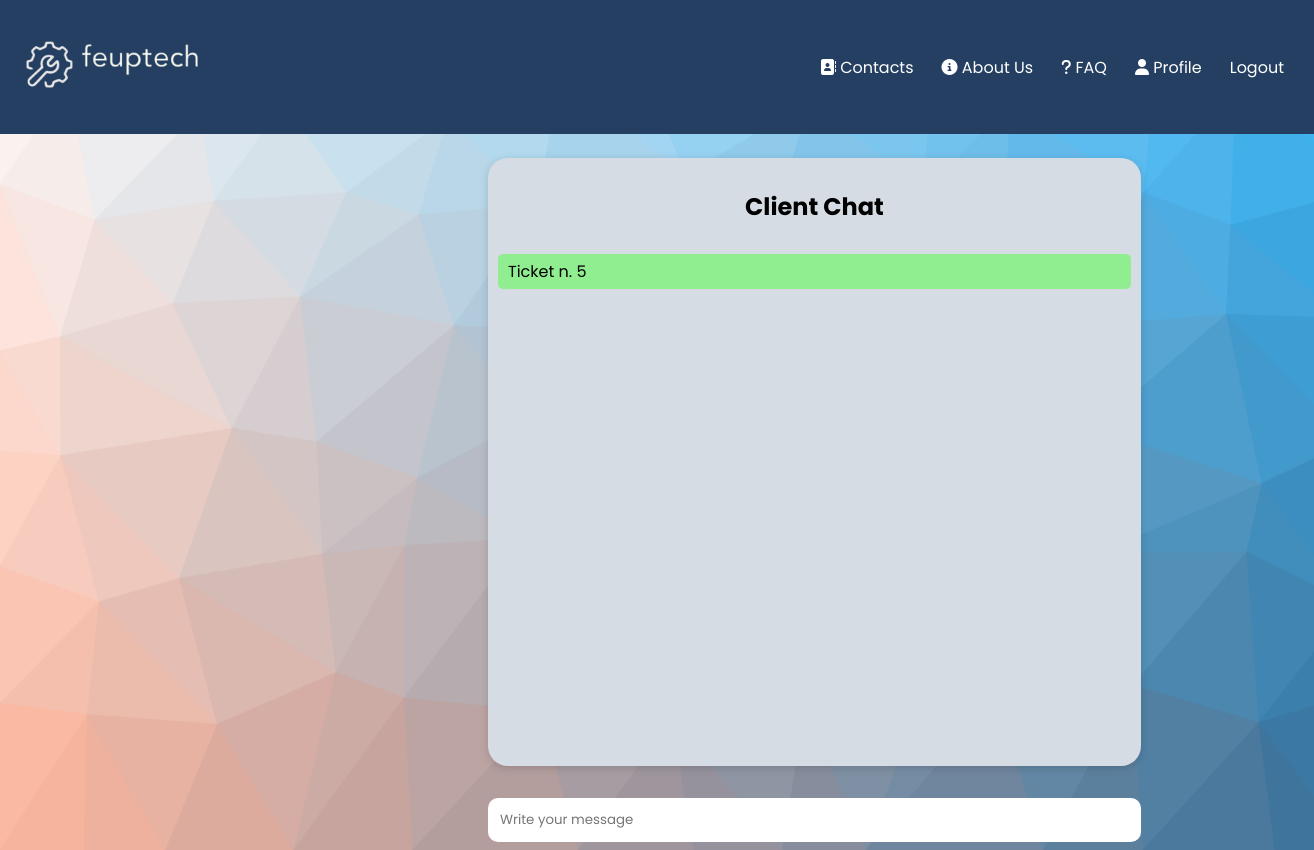
The app's page /pages/inquiries.php?ticket=5 (signed in), older data.
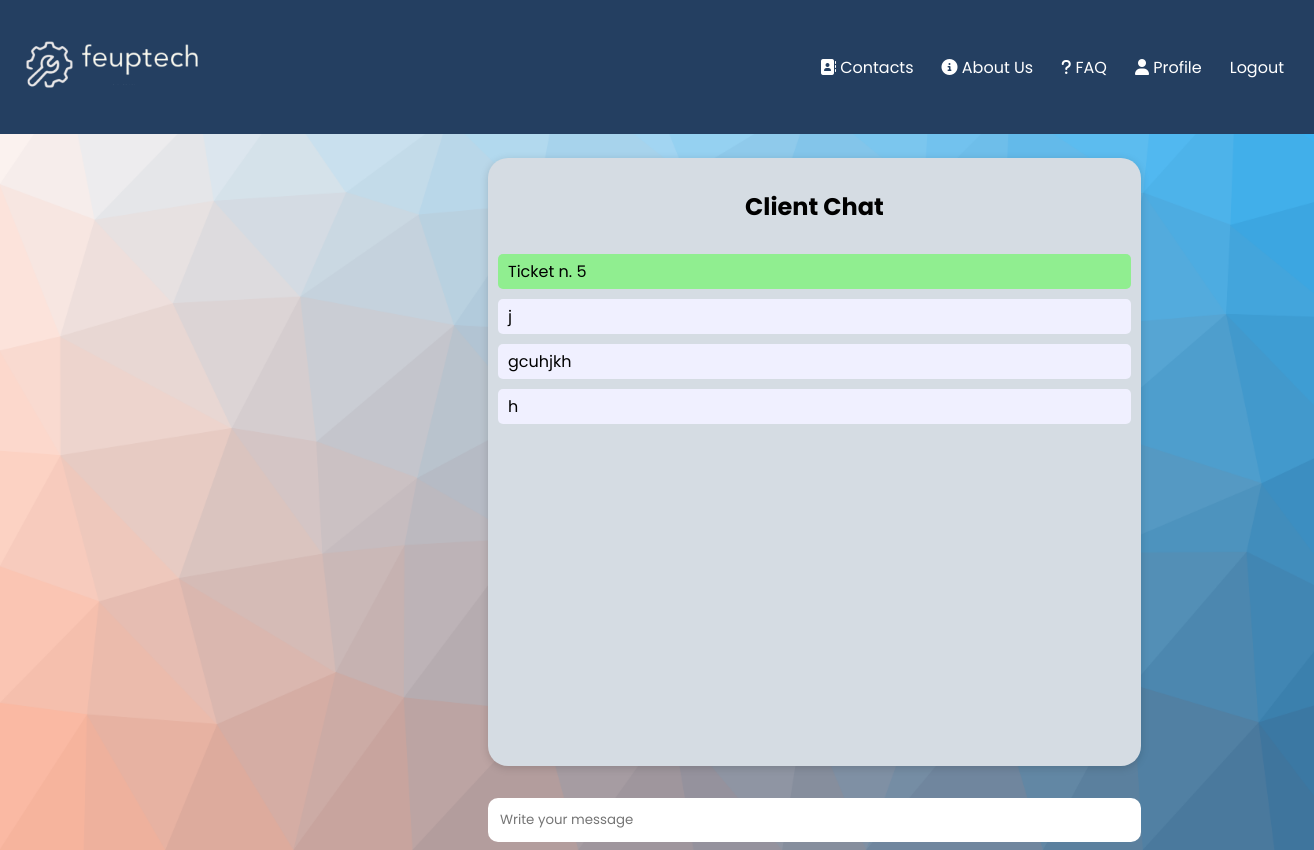
The same page, newer data.
### tables this page shows
CREATE TABLE inquiries(
    idInquirie integer primary key AUTOINCREMENT,
    content text NOT NULL,
    date date,
    idUser integer references users(idUser),
    idTicket integer references Ticket(idTicket)
);

### pages/inquiries.php (called while the page is built, shortened)
<?php
    require_once(__DIR__ . '/../database/connection.db.php');
    require_once(__DIR__ . '/../database/ticket.class.php');
    require_once(__DIR__ . '/../database/user.class.php');
    require_once(__DIR__ . '/../utils/session.php');
    require_once(__DIR__ . '/../database/inquirie.class.php');
    require_once(__DIR__ . '/../templates/tickets.tpl.php');
    require_once(__DIR__ . '/../templates/inquiries.tpl.php');
    $session = new Session();
    $db = getDatabaseConnection();
    $user = User::getUserWithId($db, $session->getID());
    $ticket = $user->getTicketWithID($db, intval($_GET['ticket']));
    $inquiries = $ticket->getInquiries($db);
    $changes = $ticket->getChanges($db);
    usort($changes, 'compareTickets');
    drawInquiries($inquiries, $ticket, $user, $changes);
?>

### database/ticket.class.php (called while the page is built, shortened)
<?php
     class Ticket{
        public int $idTicket;
        public function __construct(int $idTicket, string $title, string $status,
          string $description, string $department, string $priority, string $hashtag, string $date, string $idClient, int $idAgent){
            $this->idTicket = $idTicket;
        }
        public function getInquiries($db){
            $stmt = $db->prepare("Select * from inquiries where idTicket = ?");
            $stmt->execute([$this->idTicket]);
            $inquiriesRows = $stmt->fetchAll(PDO::FETCH_ASSOC);
            $inquiries = [];
            foreach ($inquiriesRows as $row) {
                $inquirie = new Inquirie(
                    $row['idInquirie'],
                    $row['content'],
                    $row['date'],
                    $row['idUser'],
                    $row['idTicket'],
                );
                array_push($inquiries, $inquirie);
            }
            return $inquiries;
        }
    }
?>

### database/user.class.php (called while the page is built, shortened)
<?php
     class User{
        public function __construct(int $id, string $email, string $name, string $username){
            $this->id = $id;
        }
        public function getTicketWithID($db, $id){
            $stmt = $db->prepare('SELECT idTicket, date, title, status, description, department, priority, idClient, idAgent, hashtag FROM tickets WHERE idTicket = ?');
            $stmt->execute([$id]);
            $ticketRows = $stmt->fetchAll(PDO::FETCH_ASSOC);
            $row = $ticketRows[0];
            $ticket = new Ticket(
                $row['idTicket'],
                $row['title'],
                $row['status'],
                $row['description'],
                $row['department'],
                $row['priority'],
                strval($row['hashtag']),
                $row['date'],
                $row['idClient'],
                intval($row['idAgent']),
            );
            return $ticket;
        }
        static function getUserWithID(PDO $db, int $id) : ?User {
            $stmt = $db->prepare('
                SELECT u.idUser, u.email, u.name, u.username
                FROM users u JOIN admins a ON u.idUser = a.idAdmin
                WHERE u.idUser = ?');
            $stmt->execute(array($id));
            $row = $stmt->fetch(PDO::FETCH_ASSOC);
            if ($row !== false) {
                return new Admin($row['idUser'], $row['email'], $row['name'], $row['username']);
            }
            return null;
            }
     }
?>

### utils/session.php (called while the page is built, shortened)
<?php
class Session{
      public function getID() : ?int {
        return isset($_SESSION['id']) ? $_SESSION['id'] : null;
      }
}
?>

### database/inquirie.class.php (called while the page is built, shortened)
<?php
    class Inquirie{
        public function __construct(int $idInquirie, string $content, $date,
          int $idUser, int $idTicket){
            $this->content = $content;
            $this->idUser = $idUser;
        }
    }
?>

### templates/inquiries.tpl.php (the view, shortened to what this page needs)
<?php function drawInquiries($inquiries, $ticket, $user, $changes){ ?>
    <main class = inquiries>
            <section class="clients">
            </section>
            <section class="chat">
                <section class="container">
                    <h2>Client Chat</h2>
                    <div id="message-container">
                        <?php
                            echo "<div class=\"message agent-message\">Ticket n. $ticket->idTicket</div>";
                            foreach ($inquiries as $inquirie)
                                if ($inquirie->idUser === $user->id)
                                    echo "<div class=\"message user-message\">$inquirie->content</div>";
                                else
                                    echo "<div class=\"message agent-message\">$inquirie->content</div>"
                        ?>
                    </div>
                </section>
                <input type="text" id="chat-input" placeholder="Write your message" title="Type in a message" autofocus>
            </section>
        </main>
    </body>
</html>
<?php } ?>

Row changes from the older to the newer data that the page shows:
added inquiries: content "j"
added inquiries: content "gcuhjkh"
added inquiries: content "h"
